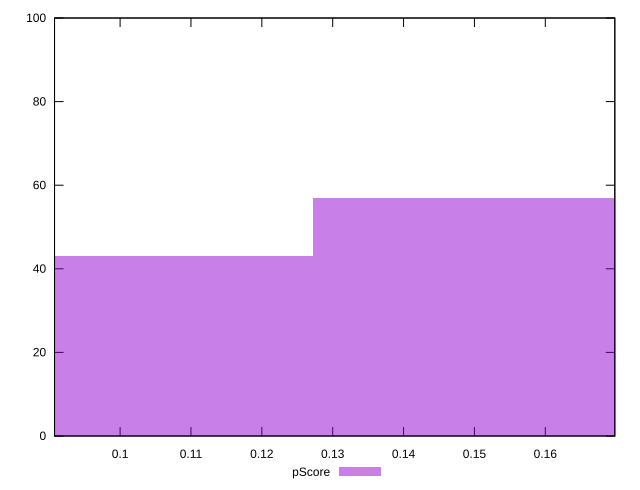

Write gnuplot code to recreate this figure.
reset

$pScore <<EOF
0.16964946137158957 57
0.08482473068579478 43
EOF

set key outside below
set boxwidth 0.08482473068579478
set xrange [0.09074799393538618:0.16981000368034238]
set yrange [0:100]
set trange [0:100]
set style fill transparent solid 0.5 noborder
set terminal svg size 640, 490 enhanced background rgb 'white'
set output "report_00008_2021-01-22T20:58:29.167/largest-contentful-paint/samples/pages+cached+noexternal+noimg/pScore/histogram.svg"

plot $pScore title "pScore" with boxes

reset
